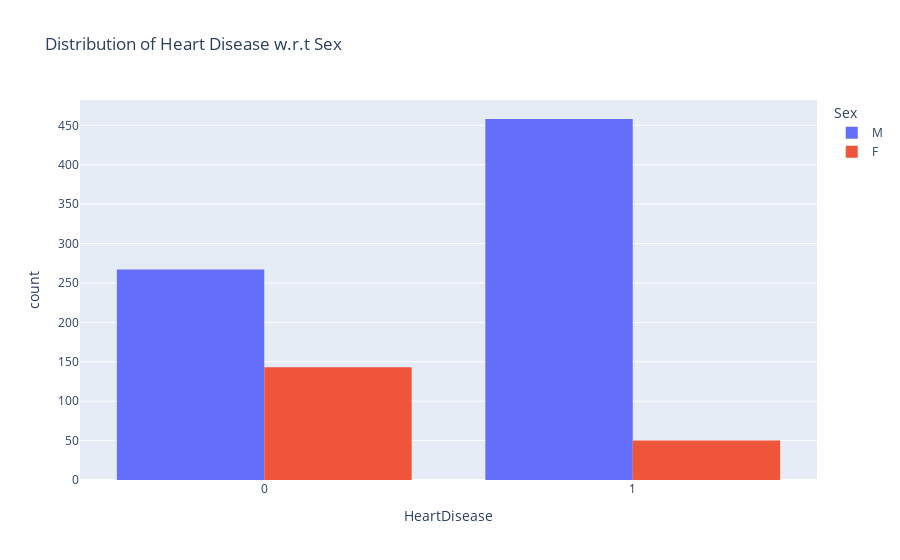

Source (notebook cell):
### Markdown cell above
## For Categorical Data we will see the distribution per column

### Code cell
## Distribution of Heart Disease w.r.t Sex


fig = px.histogram(
    df,
    x = "HeartDisease",
    color = "Sex",
    hover_data=df.columns,
    title="Distribution of Heart Disease w.r.t Sex",
    barmode="group"
)

fig.show()

### Figure 1 — Plotly figure (JSON) as saved in the notebook; plotly's stock layout.template omitted (floating-point values rounded to 4 significant figures; data arrays with more than 128 entries replaced by an {"elided": "..."} marker saying what was removed)
{"data": [{"alignmentgroup": "True", "bingroup": "x", "hovertemplate": "Sex=M<br>HeartDisease=%{x}<br>count=%{y}<extra></extra>", "legendgroup": "M", "marker": {"color": "#636efa", "pattern": {"shape": ""}}, "name": "M", "offsetgroup": "M", "orientation": "v", "showlegend": true, "type": "histogram", "x": {"elided": "725 int values"}, "xaxis": "x", "yaxis": "y"}, {"alignmentgroup": "True", "bingroup": "x", "hovertemplate": "Sex=F<br>HeartDisease=%{x}<br>count=%{y}<extra></extra>", "legendgroup": "F", "marker": {"color": "#EF553B", "pattern": {"shape": ""}}, "name": "F", "offsetgroup": "F", "orientation": "v", "showlegend": true, "type": "histogram", "x": {"elided": "193 int values"}, "xaxis": "x", "yaxis": "y"}], "layout": {"barmode": "group", "legend": {"title": {"text": "Sex"}, "tracegroupgap": 0}, "title": {"text": "Distribution of Heart Disease w.r.t Sex"}, "xaxis": {"anchor": "y", "domain": [0, 1], "title": {"text": "HeartDisease"}}, "yaxis": {"anchor": "x", "domain": [0, 1], "title": {"text": "count"}}}}
